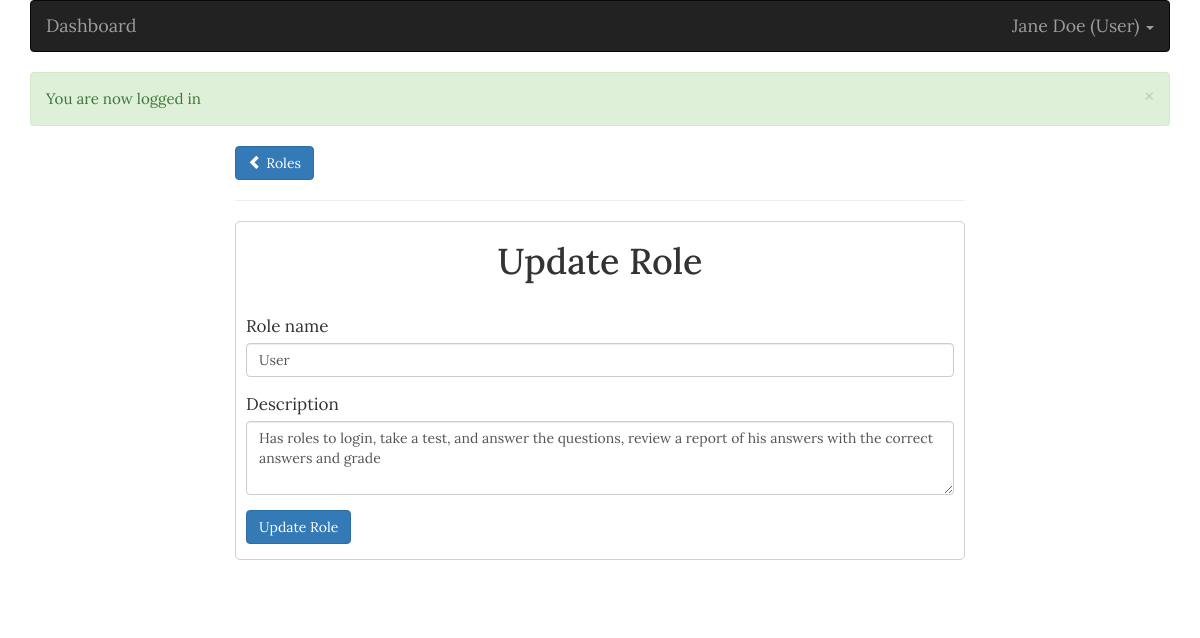
/admin/roles/roleForm.php?edit_role=2 (signed in), run on the app's committed database.
### tables this page shows
CREATE TABLE `roles` (
 `id` int(11) NOT NULL AUTO_INCREMENT,
 `name` varchar(255) NOT NULL,
 `description` text NOT NULL,
  PRIMARY KEY (`id`)
);

### admin/roles/roleLogic.php (called while the page is built, shortened)
<?php
  if (isset($_GET["edit_role"])) {
    $role_id = $_GET['edit_role'];
    editRole($role_id);
  }
  function editRole($role_id){
    $sql = "SELECT * FROM roles WHERE id=? LIMIT 1";
    $role = getSingleRecord($sql, 'i', [$role_id]);
    $name = $role['name'];
    $description = $role['description'];
    $isEditting = true;
  }

### config.php (called while the page is built, shortened)
<?php
	$conn = new mysqli("localhost", "root", "", "multiple-choice-quiz");
	  function getSingleRecord($sql, $types, $params) {
		global $conn;
		$stmt = $conn->prepare($sql);
		$stmt->bind_param($types, ...$params);
		$stmt->execute();
		$result = $stmt->get_result();
		$user = $result->fetch_assoc();
		return $user;
	  }
?>

### admin/roles/roleForm.php (the view, shortened to what this page needs)
<?php include('../../config.php') ?>
<?php include(ROOT_PATH . '/admin/roles/roleLogic.php') ?>
<!DOCTYPE html>
<html>
<head>
  <link rel="stylesheet" href="https://cdnjs.cloudflare.com/ajax/libs/twitter-bootstrap/3.3.7/css/bootstrap.min.css" />
  <link rel="stylesheet" href="../../static/css/style.css">
</head>
<body>
  <?php include(INCLUDE_PATH . "/layouts/admin_navbar.php") ?>
  <div class="col-md-8 col-md-offset-2">
      <a href="roleList.php" class="btn btn-primary">
        <span class="glyphicon glyphicon-chevron-left"></span>
        Roles
      </a>
      <hr>
      <form class="form" action="roleForm.php" method="post">
        <?php if ($isEditting === true): ?>
          <h1 class="text-center">Update Role</h1>
        <?php else: ?>
          <h1 class="text-center">Create Role</h1>
        <?php endif; ?>
        <br />
        <div class="form-group <?php echo isset($errors['name']) ? 'has-error': '' ?>">
          <label class="control-label">Role name</label>
          <input type="text" name="name" value="<?php echo $name; ?>" class="form-control">
        </div>
        <div class="form-group <?php echo isset($errors['description']) ? 'has-error': '' ?>">
          <label class="control-label">Description</label>
          <textarea name="description" value="<?php echo $description; ?>"  rows="3" cols="10" class="form-control"><?php echo $description; ?></textarea>
        </div>
        <div class="form-group">
          <?php if ($isEditting === true): ?>
            <button type="submit" name="update_role" class="btn btn-primary">Update Role</button>
          <?php else: ?>
            <button type="submit" name="save_role" class="btn btn-success">Save Role</button>
          <?php endif; ?>
        </div>
      </form>
  </div>
  <?php include(INCLUDE_PATH . "/layouts/footer.php") ?>
</body>
</html>

### assets/css/style.css (style rules this page uses)
* { font-family: 'Lora', serif; font-size: 1.04em; }
form label { font-weight: normal; }
.form { border-radius: 5px; border: 1px solid #d1d1d1; padding: 0px 10px 0px 10px; margin-bottom: 50px; }

### data on the page
roles: name "User", description "Has roles to login, take a test, and answer the questions, review a report of his answers with the correct answers and grade"

### other printed values
$_SESSION['user']['username'] "Jane Doe"
$_SESSION['user']['role'] "User"
$_SESSION['success_msg'] "You are now logged in"
